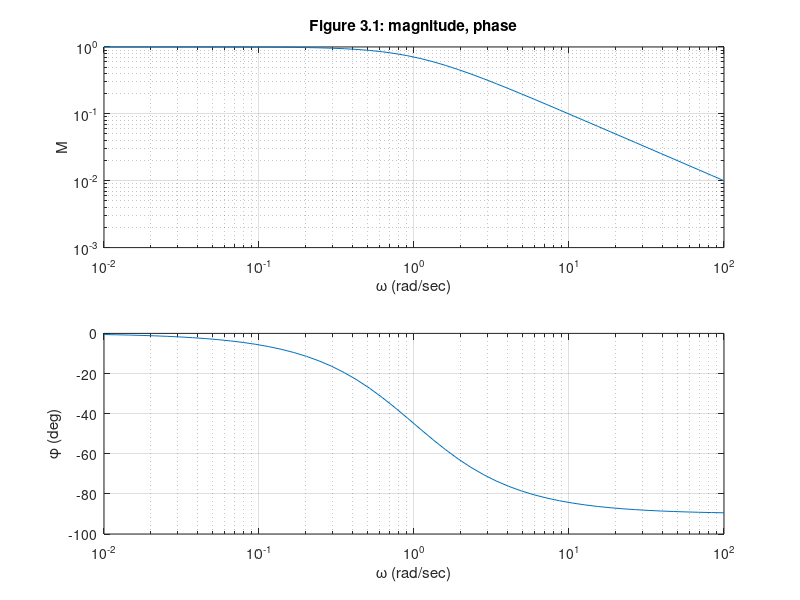

Write the MATLAB code that produced this figure.
%  Figure 3.1      Feedback Control of Dynamic Systems, 4e
%                        Franklin, Powell, Emami
%
%% fig3_01.m Example 3.4  
% Frequency response
clf;
k=1;
num=1;                      % form numerator
den=[1 k];                  % form denominator
sys=tf(num,den);            % form system
% frequency range
w=logspace(-2,2);
[mag,phase]=bode(sys,w);    % compute frequency response
%plot frequency response
subplot(2,1,1); loglog(w,mag(:));xlabel('\omega (rad/sec)');
ylabel('M');title('Figure 3.1: magnitude, phase');grid;
subplot(2,1,2); semilogx(w,phase(:));xlabel('\omega (rad/sec)');
ylabel('\phi (deg)');grid;
